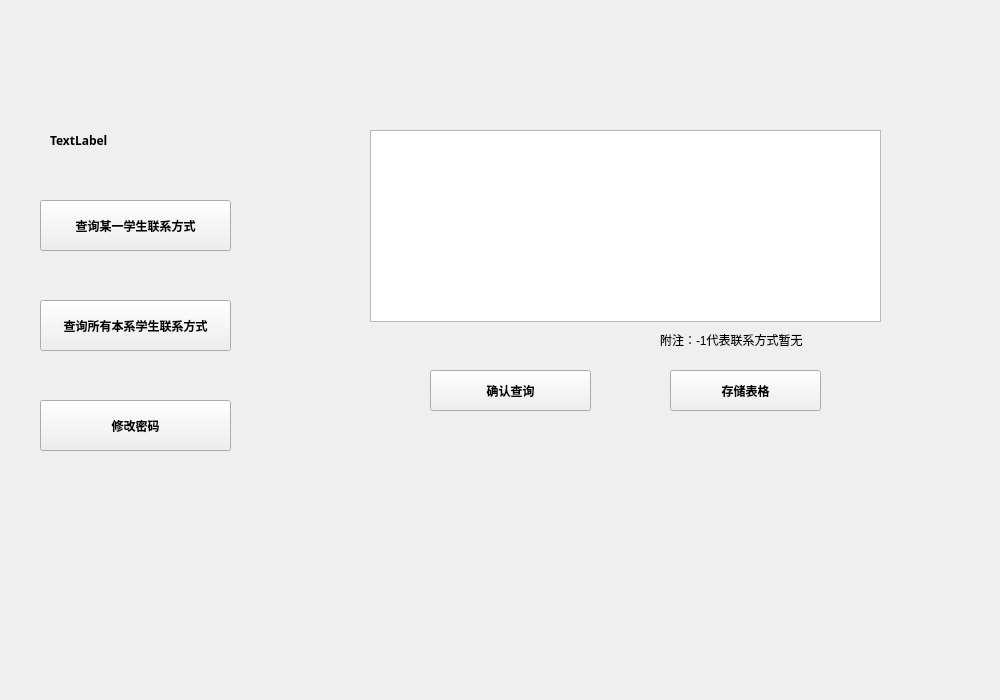
<?xml version="1.0" encoding="UTF-8"?>
<ui version="4.0">
 <class>TeachingManagerInterface</class>
 <widget class="QDialog" name="TeachingManagerInterface">
  <property name="geometry">
   <rect>
    <x>0</x>
    <y>0</y>
    <width>1000</width>
    <height>700</height>
   </rect>
  </property>
  <property name="windowTitle">
   <string>老师您好</string>
  </property>
  <widget class="QStackedWidget" name="stackedWidget">
   <property name="geometry">
    <rect>
     <x>320</x>
     <y>60</y>
     <width>611</width>
     <height>561</height>
    </rect>
   </property>
   <property name="currentIndex">
    <number>1</number>
   </property>
   <widget class="QWidget" name="page">
    <widget class="QLabel" name="label">
     <property name="geometry">
      <rect>
       <x>60</x>
       <y>40</y>
       <width>111</width>
       <height>31</height>
      </rect>
     </property>
     <property name="text">
      <string>请输入学生学号：</string>
     </property>
    </widget>
    <widget class="QLineEdit" name="lineEdit">
     <property name="geometry">
      <rect>
       <x>210</x>
       <y>40</y>
       <width>291</width>
       <height>41</height>
      </rect>
     </property>
    </widget>
    <widget class="QLineEdit" name="lineEdit_2">
     <property name="geometry">
      <rect>
       <x>210</x>
       <y>140</y>
       <width>281</width>
       <height>41</height>
      </rect>
     </property>
    </widget>
    <widget class="QLabel" name="label_2">
     <property name="geometry">
      <rect>
       <x>70</x>
       <y>230</y>
       <width>111</width>
       <height>31</height>
      </rect>
     </property>
     <property name="text">
      <string>联系方式：</string>
     </property>
    </widget>
    <widget class="QLabel" name="label_3">
     <property name="geometry">
      <rect>
       <x>70</x>
       <y>140</y>
       <width>111</width>
       <height>31</height>
      </rect>
     </property>
     <property name="text">
      <string>学生姓名：</string>
     </property>
    </widget>
    <widget class="QLineEdit" name="lineEdit_3">
     <property name="geometry">
      <rect>
       <x>210</x>
       <y>240</y>
       <width>291</width>
       <height>41</height>
      </rect>
     </property>
    </widget>
    <widget class="QPushButton" name="pushButton_3">
     <property name="geometry">
      <rect>
       <x>250</x>
       <y>360</y>
       <width>241</width>
       <height>51</height>
      </rect>
     </property>
     <property name="text">
      <string>确认查询</string>
     </property>
    </widget>
   </widget>
   <widget class="QWidget" name="page_2">
    <widget class="QPushButton" name="pushButton_4">
     <property name="geometry">
      <rect>
       <x>110</x>
       <y>310</y>
       <width>161</width>
       <height>41</height>
      </rect>
     </property>
     <property name="font">
      <font>
       <family>Arial Black</family>
       <weight>75</weight>
       <bold>true</bold>
      </font>
     </property>
     <property name="text">
      <string>确认查询</string>
     </property>
    </widget>
    <widget class="QTableWidget" name="tableWidget">
     <property name="geometry">
      <rect>
       <x>50</x>
       <y>70</y>
       <width>511</width>
       <height>192</height>
      </rect>
     </property>
    </widget>
    <widget class="QPushButton" name="pushButton_6">
     <property name="geometry">
      <rect>
       <x>350</x>
       <y>310</y>
       <width>151</width>
       <height>41</height>
      </rect>
     </property>
     <property name="font">
      <font>
       <family>Arial Black</family>
       <weight>75</weight>
       <bold>true</bold>
      </font>
     </property>
     <property name="text">
      <string>存储表格</string>
     </property>
    </widget>
    <widget class="QLabel" name="label_5">
     <property name="geometry">
      <rect>
       <x>340</x>
       <y>270</y>
       <width>221</width>
       <height>20</height>
      </rect>
     </property>
     <property name="text">
      <string>附注：-1代表联系方式暂无</string>
     </property>
    </widget>
   </widget>
   <widget class="QWidget" name="page_3">
    <widget class="QLabel" name="label_22">
     <property name="geometry">
      <rect>
       <x>80</x>
       <y>180</y>
       <width>121</width>
       <height>41</height>
      </rect>
     </property>
     <property name="font">
      <font>
       <family>Arial Black</family>
       <weight>75</weight>
       <bold>true</bold>
      </font>
     </property>
     <property name="text">
      <string>请输入新密码：</string>
     </property>
    </widget>
    <widget class="QLineEdit" name="lineEdit_21">
     <property name="geometry">
      <rect>
       <x>230</x>
       <y>190</y>
       <width>311</width>
       <height>41</height>
      </rect>
     </property>
    </widget>
    <widget class="QPushButton" name="pushButton_13">
     <property name="geometry">
      <rect>
       <x>420</x>
       <y>400</y>
       <width>111</width>
       <height>41</height>
      </rect>
     </property>
     <property name="font">
      <font>
       <family>Arial Black</family>
       <weight>75</weight>
       <bold>true</bold>
      </font>
     </property>
     <property name="text">
      <string>确认修改</string>
     </property>
    </widget>
    <widget class="QLineEdit" name="lineEdit_20">
     <property name="geometry">
      <rect>
       <x>230</x>
       <y>90</y>
       <width>311</width>
       <height>41</height>
      </rect>
     </property>
    </widget>
    <widget class="QLabel" name="label_6">
     <property name="geometry">
      <rect>
       <x>80</x>
       <y>80</y>
       <width>131</width>
       <height>41</height>
      </rect>
     </property>
     <property name="font">
      <font>
       <family>Arial Black</family>
       <weight>75</weight>
       <bold>true</bold>
      </font>
     </property>
     <property name="text">
      <string>请输入原密码：</string>
     </property>
    </widget>
    <widget class="QLabel" name="label_23">
     <property name="geometry">
      <rect>
       <x>80</x>
       <y>270</y>
       <width>131</width>
       <height>51</height>
      </rect>
     </property>
     <property name="font">
      <font>
       <family>Arial Black</family>
       <weight>75</weight>
       <bold>true</bold>
      </font>
     </property>
     <property name="text">
      <string>请再次输入新密码：</string>
     </property>
    </widget>
    <widget class="QLineEdit" name="lineEdit_22">
     <property name="geometry">
      <rect>
       <x>230</x>
       <y>280</y>
       <width>311</width>
       <height>41</height>
      </rect>
     </property>
    </widget>
   </widget>
  </widget>
  <widget class="QPushButton" name="pushButton">
   <property name="geometry">
    <rect>
     <x>40</x>
     <y>200</y>
     <width>191</width>
     <height>51</height>
    </rect>
   </property>
   <property name="font">
    <font>
     <family>Arial Black</family>
     <weight>75</weight>
     <bold>true</bold>
    </font>
   </property>
   <property name="text">
    <string>查询某一学生联系方式</string>
   </property>
  </widget>
  <widget class="QPushButton" name="pushButton_2">
   <property name="geometry">
    <rect>
     <x>40</x>
     <y>300</y>
     <width>191</width>
     <height>51</height>
    </rect>
   </property>
   <property name="font">
    <font>
     <family>Arial Black</family>
     <weight>75</weight>
     <bold>true</bold>
    </font>
   </property>
   <property name="text">
    <string>查询所有本系学生联系方式</string>
   </property>
  </widget>
  <widget class="QPushButton" name="pushButton_5">
   <property name="geometry">
    <rect>
     <x>40</x>
     <y>400</y>
     <width>191</width>
     <height>51</height>
    </rect>
   </property>
   <property name="font">
    <font>
     <family>Arial Black</family>
     <weight>75</weight>
     <bold>true</bold>
    </font>
   </property>
   <property name="text">
    <string>修改密码</string>
   </property>
  </widget>
  <widget class="QLabel" name="label_4">
   <property name="geometry">
    <rect>
     <x>50</x>
     <y>120</y>
     <width>221</width>
     <height>41</height>
    </rect>
   </property>
   <property name="font">
    <font>
     <family>Arial Black</family>
     <weight>75</weight>
     <bold>true</bold>
    </font>
   </property>
   <property name="text">
    <string>TextLabel</string>
   </property>
  </widget>
 </widget>
 <resources/>
 <connections/>
</ui>
